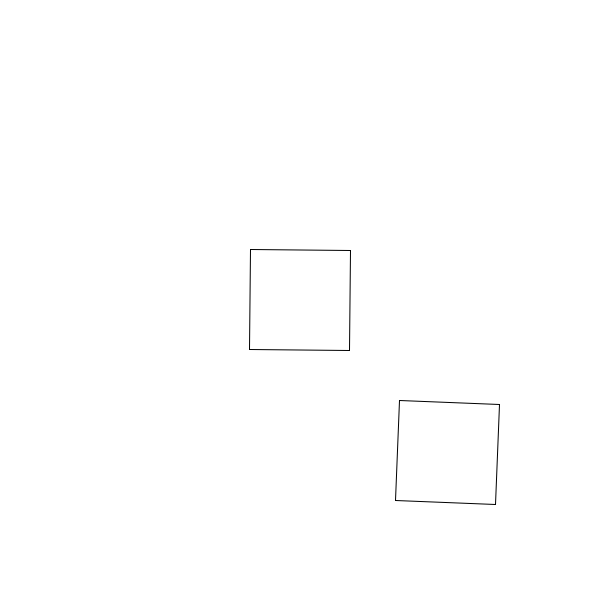
Frame 1 (no input)
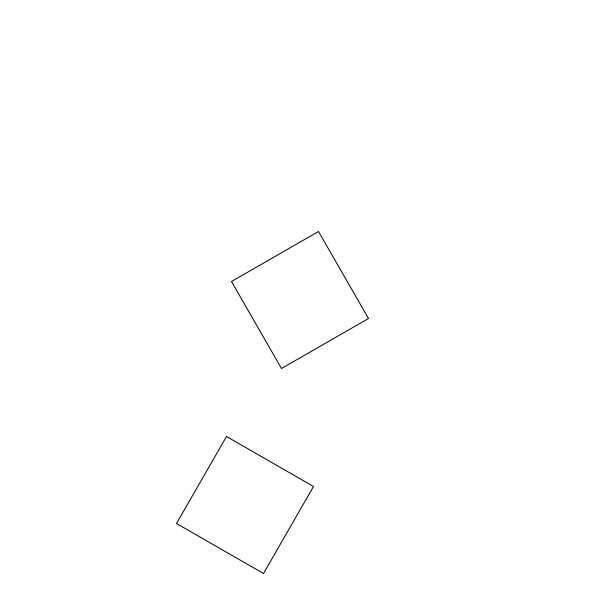
Frame 60 (the mouse pressed at the canvas centre just before this capture)
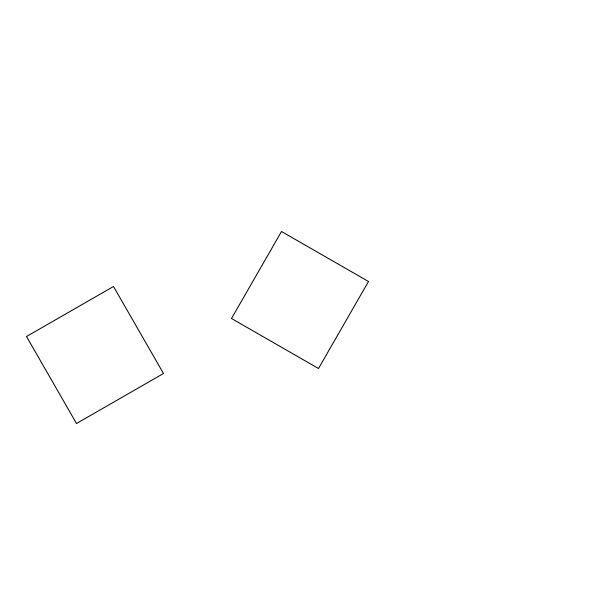
Frame 120 (the mouse held since frame 60 and released just before this capture)

The Processing sketch that drew these frames (run headless with seeded random() and noise(); from frame 60 on, the mouse is pressed at the canvas centre):

// Processing sketch: sketch_2
// ── sketch_2.pde
/*
These two objects rotate in their display methods. 
The second one currently rotates around the other one.

Change their display method so that each object rotates 
independently of the other. 
*/

Rotater p1;
Rotater p2;

void setup() {
  size(600, 600);
  p1 = new Rotater(width/2, height/2);
  p2 = new Rotater(150, 150);
}

void draw() {
  background(255);

  p1.update();
  p1.display();
  
  p2.update();
  p2.display();
}

class Rotater {
  float x;
  float y;
  float angle;

  Rotater(float x, float y) {
    this.x = x;
    this.y = y;
  }

  void display() {
    rectMode(CENTER);
    translate(x, y);
    rotate(radians(angle));
    rect(0, 0, 100, 100);
  }

  void update() {
    angle++;
  }
}
